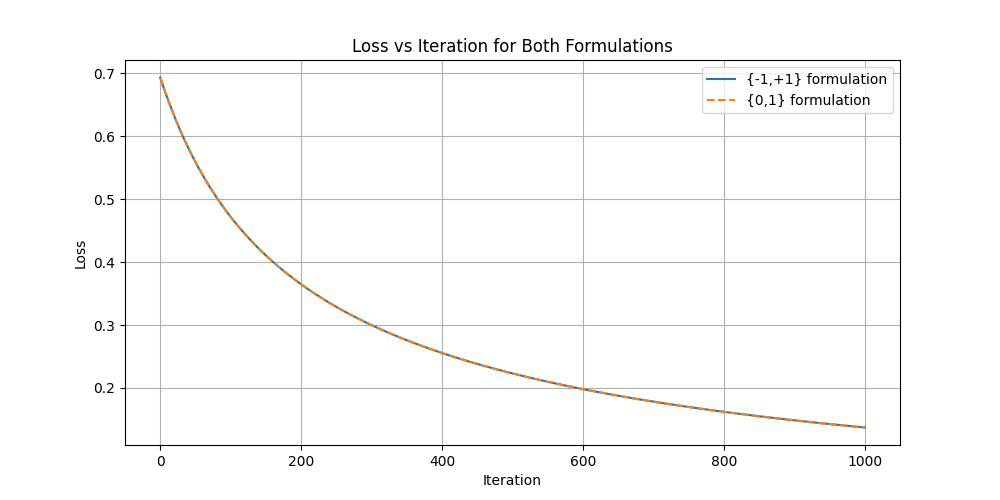

This figure's Python source:
import numpy as np
import matplotlib.pyplot as plt

np.random.seed(42)
m = 100
n = 100

X = np.random.randn(m, n) 
w_true = np.random.randn(n)
prob = 1 / (1 + np.exp(-X @ w_true))
y_01 = (prob > 0.5).astype(float)
y_pm = 2 * y_01 - 1

def gradient_descent_pm(X, y, w_init, lr=0.01, max_iter=1000):
    w = w_init.copy()
    losses = []
    
    for i in range(max_iter):
        z = y * (X @ w)
        pred = 1 / (1 + np.exp(z))
        loss = np.mean(np.log(1 + np.exp(-z)))
        grad = -X.T @ (y * pred) / m
            
        w = w - lr * grad
        losses.append(loss)
    
    return w, losses

def gradient_descent_01(X, y, w_init, lr=0.01, max_iter=1000):
    w = w_init.copy()
    losses = []
    
    for i in range(max_iter):
        z = X @ w
        pred = 1 / (1 + np.exp(-z))
        loss = -np.mean(y * np.log(pred + 1e-10) + (1-y) * np.log(1 - pred + 1e-10))
        grad = X.T @ (pred - y) / m
            
        w = w - lr * grad
        losses.append(loss)
    
    return w, losses

w_init = np.zeros(n)

w_pm, losses_pm = gradient_descent_pm(X, y_pm, w_init)
w_01, losses_01 = gradient_descent_01(X, y_01, w_init)

plt.figure(figsize=(10, 5))
plt.plot(losses_pm, label='{-1,+1} formulation')
plt.plot(losses_01, '--', label='{0,1} formulation')
plt.xlabel('Iteration')
plt.ylabel('Loss')
plt.title('Loss vs Iteration for Both Formulations')
plt.legend()
plt.grid(True)

weight_diff = np.linalg.norm(w_pm - w_01)
print(f"L2 norm of weight difference: {weight_diff:.6f}")
print(f"Weights for ±1: {w_pm}")
print(f"Weights for 0/1: {w_01}")

plt.show()
